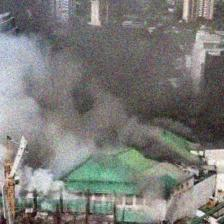
#> input picture Models/dl2425_challenge_dataset/val/1/103.jpg, 224 x 224 px
$ python -i FireSmokeDivider.py   (imports and definitions only)
#> lines starting #> are read from the running program, lines starting #| are printed output that depends on the picture; after the words box and inside, x2 and y2 are one past the last pixel; in counts of white or black regions, pixels touching at a corner belong together
############################################################################################
# The program starts from the folder containing all the images with label 1 (fire + smoke) #
# and divides them in fire images and smoke images. It performs a color analysis and       #
# puts in a folder called "2" all the images with fire, that will have a lot of red and    #
# yellow pixels, while all the remaning ones (smoke images) in a folder "1"                #
############################################################################################

import cv2
import numpy as np
import glob
import shutil


directory = 'dl2425_challenge_dataset\\val\\1\\'

def return_n_white_pixels(img_name):

#> called with img_name = 'dl2425_challenge_dataset/val/1/103.jpg'
    img = cv2.imread(img_name) # load the image
#> img is the input picture: shape (224, 224, 3); mean B, G, R 120, 123.1, 123.4
    result = img.copy() # copy the image
    image = cv2.cvtColor(img, cv2.COLOR_BGR2RGB) # we're reading the image as an RGB one
    lower_red = np.array([100,0,0]) # the "lowest" acceptable red
    upper_red = np.array([255,50,20]) # the "highest" acceptable red
    mask_red = cv2.inRange(image, lower_red, upper_red) # masks the image keeping only the red pixels
#> mask_red: shape (224, 224); every value is 0
    lower_yellow = np.array([180,60,0]) # the "lowest" acceptable yellow
    upper_yellow = np.array([255,255,130]) # the "highest" acceptable yellow
    mask_yellow = cv2.inRange(image, lower_yellow, upper_yellow) # masks the image keeping only the yellow pixels
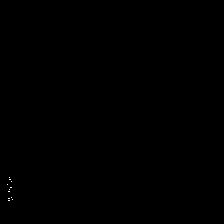
#> mask_yellow: shape (224, 224); 0.03% white in thin lines or dots, all inside (x1, y1, x2, y2) = (7, 177, 13, 201)
    mask = cv2.bitwise_or(mask_yellow, mask_red) # masks the image keeping only the red and yellow pixels
    # result = cv2.bitwise_and(result, result, mask=mask) # applies the mask to the image
    n_white_pix = np.sum(mask == 255) # sums the number of white pixels in the mask (so either red or yellow pixels)
#> n_white_pix = 16
    #cv2.imshow('mask', mask) # shows the mask
    #cv2.imshow('result', result) # shows the original image with the mask
    #cv2.waitKey()
    return n_white_pix

# [11 lines not run here, left out]

>>> result = return_n_white_pixels('dl2425_challenge_dataset/val/1/103.jpg')
#> result = 16
